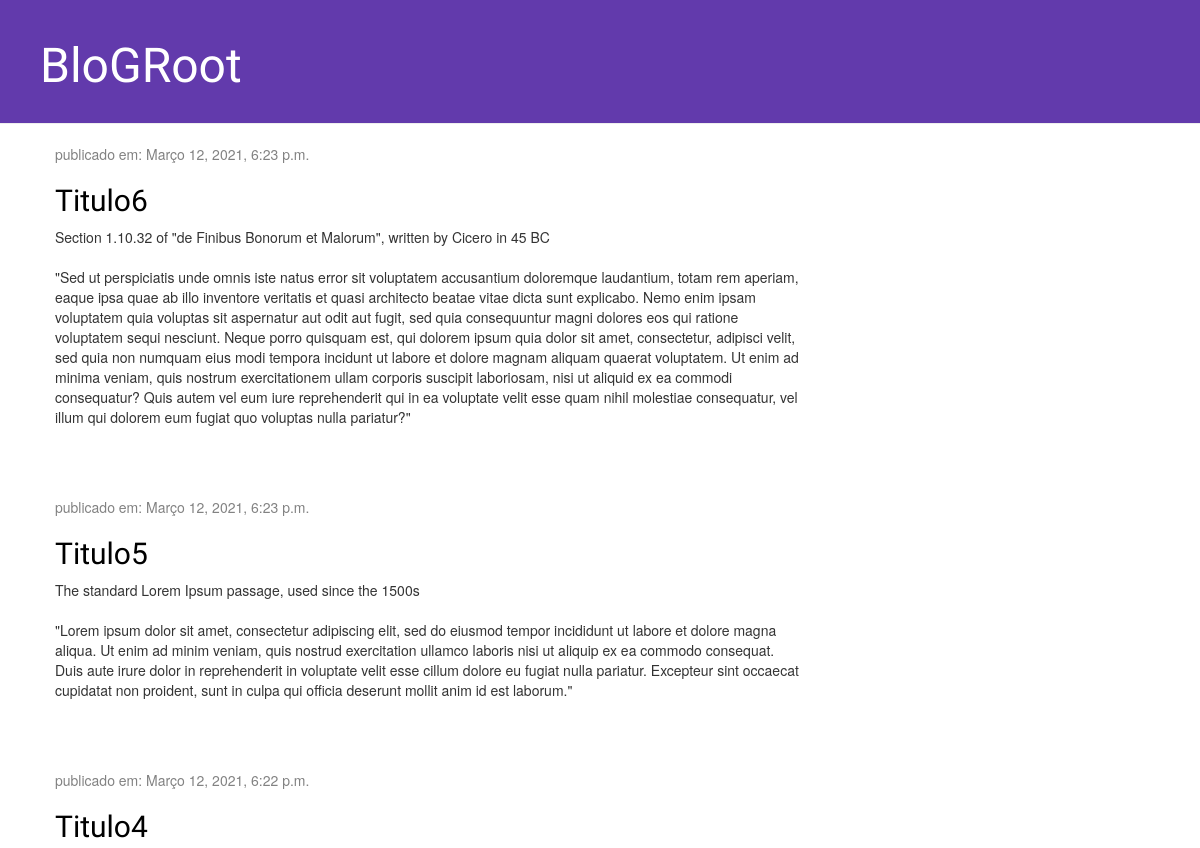
The app's page / (upper part), older data.
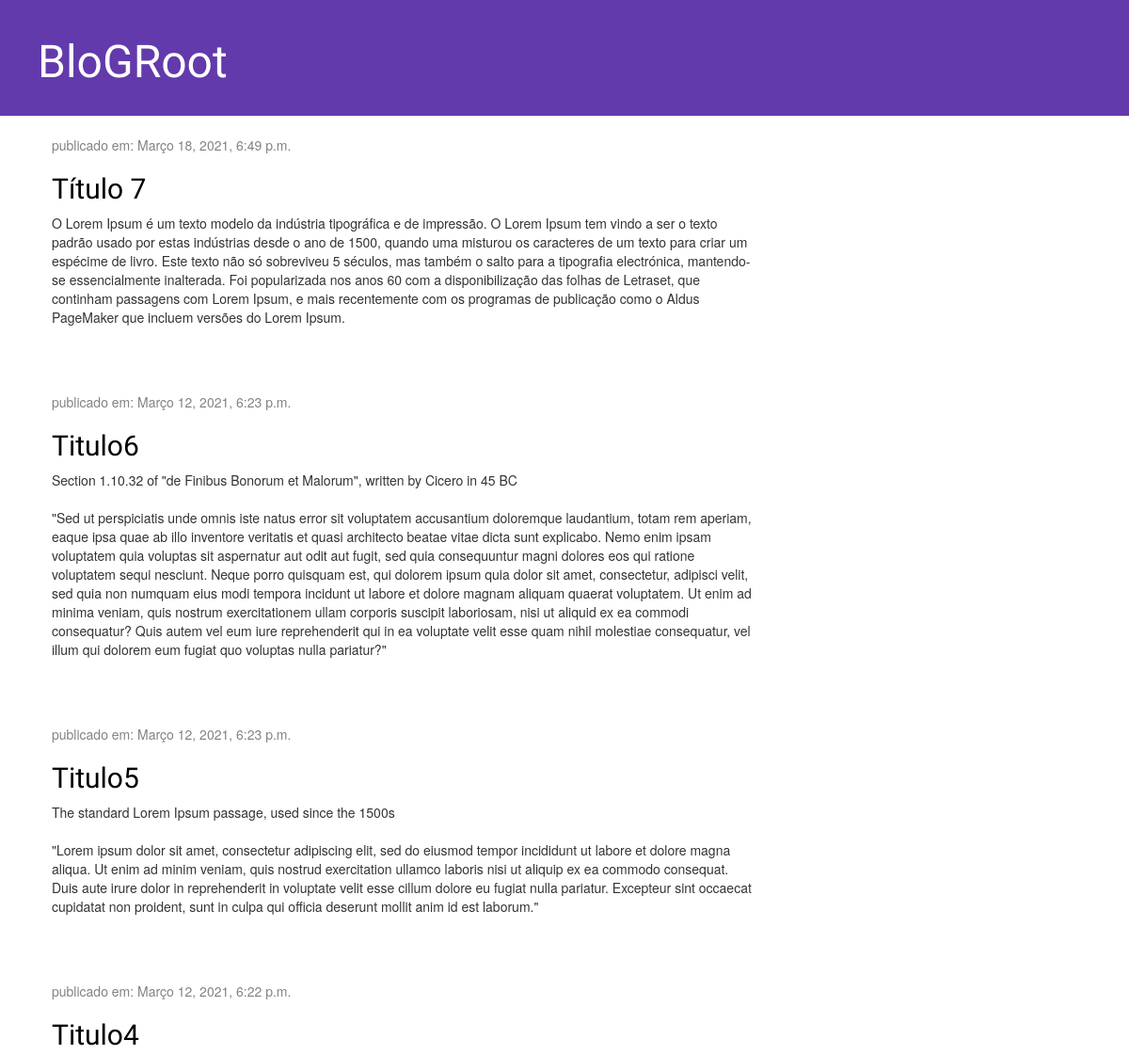
The same page, newer data.
### blog/models.py (models this page shows, shortened)
class Post(models.Model):
    autor = models.ForeignKey(
        settings.AUTH_USER_MODEL, on_delete=models.CASCADE
        )
    titulo = models.CharField(max_length=200)
    texto = models.TextField()
    data_criacao = models.DateTimeField(default=timezone.now)
    data_publicacao = models.DateTimeField(blank=True, null=True)

### blog/views.py (the view)
# urls.py: path('', views.post_list, name='post_list'),
def post_list(request):
    posts = Post.objects.filter(
        data_publicacao__lte=timezone.now()).order_by('-data_publicacao')
    return render(request, 'blog/post_list.html', {'posts': posts})

### blog/templates/blog/post_list.html
{% extends 'blog/base.html' %}
{% block content %}
    {% for post in posts %}
        <div class="post">
            <div class="date">
                <p>publicado em: {{ post.data_publicacao }}</p>
            </div>
            <h2><a href="{% url 'blog:post_detail' pk=post.pk%}">{{ post.titulo }}</a></h2>
            <p>{{ post.texto|linebreaksbr }}</p>
        </div>
    {% endfor %}
{% endblock %}

Row changes from the older to the newer data that the page shows:
added Post: data_publicacao "Março 18, 2021, 6:49 p.m.", titulo "Título 7", texto "O Lorem Ipsum é um texto modelo da indústria tipográfica e de impressão. O Lorem Ipsum tem vindo a ser o texto padrão usado por estas indústrias desde o ano de 1500, quando uma misturou os caracteres de um texto para criar um espécime de livro. Este texto não só sobreviveu 5 séculos, mas também o salto para a tipografia electrónica, mantendo-se essencialmente inalterada. Foi popularizada nos anos 60 com a disponibilização das folhas de Letraset, que continham passagens com Lorem Ipsum, e mais recentemente com os programas de publicação como o Aldus PageMaker que incluem versões do Lorem Ipsum."
